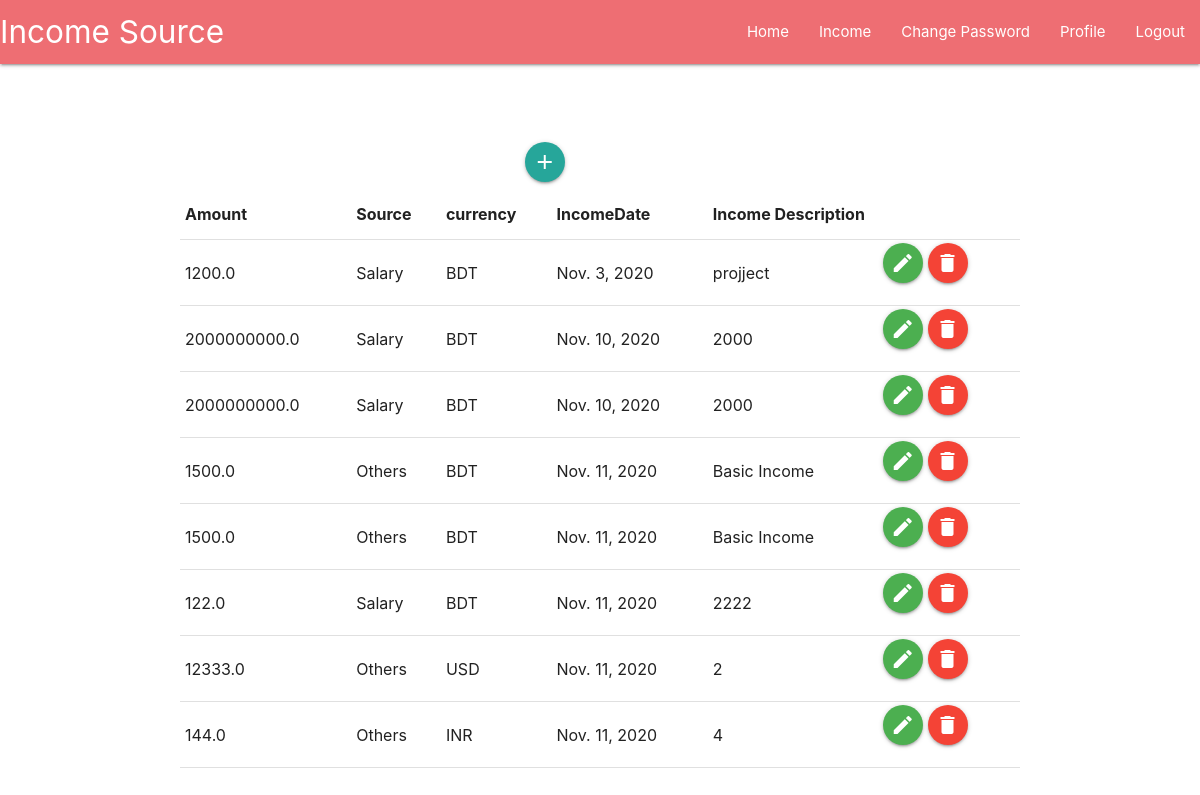
The app's page /Income/ (signed in), older data.
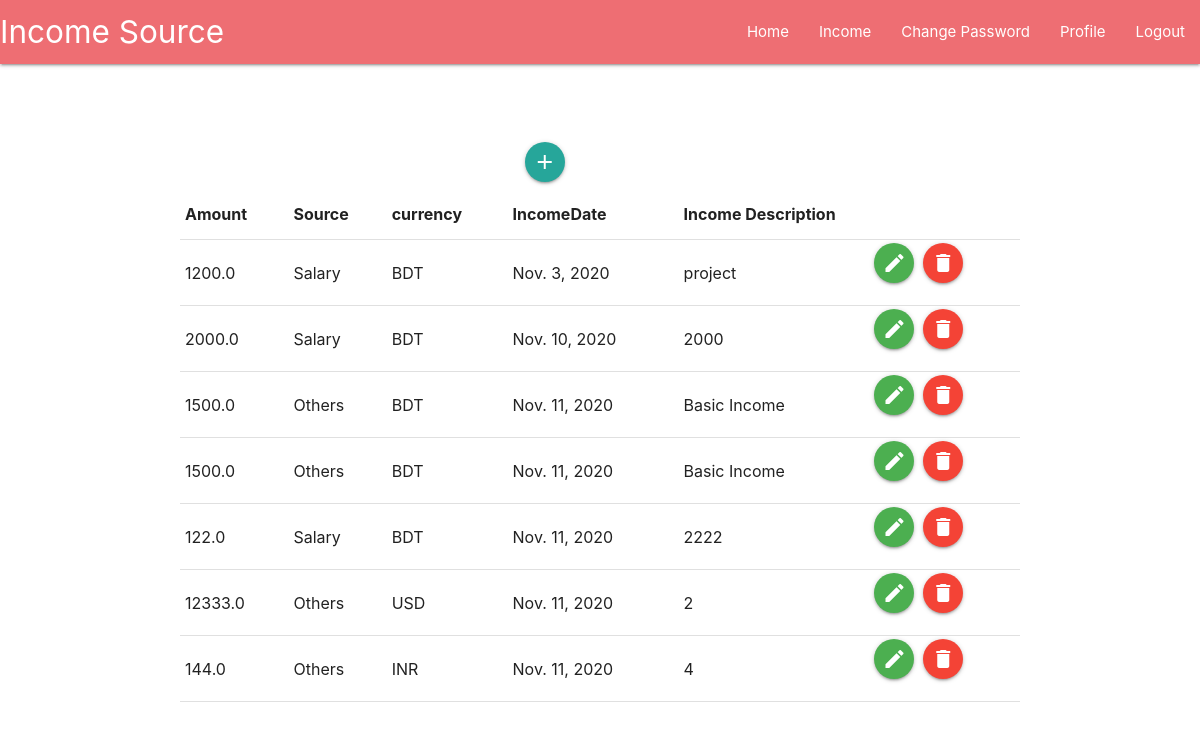
The same page, newer data.
### Income/models.py (models this page shows, shortened)
class Income(models.Model):
    Currency_CHOICES = (
        ('BDT', 'BDT'),
        ('INR', 'INR'),
        ('USD', 'USD'),
    )
    Source_CHOICES = (
        ('Salary', 'Salary'),
        ('Business', 'Business'),
        ('Others', 'Others'),
    )
    username = models.ForeignKey(User,on_delete=models.CASCADE)
    amount = models.FloatField()
    description = models.TextField(blank=True,null=True)
    Source = models.CharField(max_length=30,choices=Source_CHOICES)
    currency = models.CharField(max_length=30, choices=Currency_CHOICES)
    IncomeDate = models.DateField(auto_now_add=True)

### Income/views.py (the view)
# urls.py: path('Income/',views.IncomeView.as_view(),name='Income'),
class IncomeView(ListView):
    model = Income
    template_name = 'Income/IncomeList.html'
    context_object_name = 'Incomes'

### Income/templates/Income/IncomeList.html
{% extends 'SuperAdminNavbar.html' %}
{% load crispy_forms_tags %}
{% load materializecss %}
{% load static %}
{% block content %}
<br>
<br>
<br>
<br>
  <div class="row">
    <div class="col s12 m6">
      <div class="card">
        <div class="card-image">
          <a href="{% url 'IncomeCreate' %}" class="btn-floating halfway-fab waves-effect waves-light success"><i class="material-icons">add</i></a>
        </div>
      </div>
    </div>
  </div>
<table>
        <thead>
          <tr>
              <th>Amount</th>
              <th>Source</th>
              <th>currency</th>
              <th>IncomeDate</th>
              <th>Income Description</th>
              <th></th>
              <th></th>
          </tr>
        </thead>
        <tbody>
        {% for income in Incomes %}
            {% if income.username == user %}
              <tr>
                <td>{{ income.amount}}</td>
                <td>{{ income.Source}}</td>
                <td>{{ income.currency}}</td>
                <td>{{ income.IncomeDate}}</td>
                <td>{{ income.description}}</td>
                <td>
                  <div class="row">
                    <div class="col s12 m6">
                      <div class="card">
                        <div class="card-image">
                          <a href="{% url 'IncomeUpdate' income.id %}" class="btn-floating halfway-fab waves-effect waves-light green"><i class="material-icons">edit</i></a>
                        </div>
                      </div>
                    </div>
                  </div>
                </td><td>
                  <div class="row">
                    <div class="col s12 m6">
                      <div class="card">
                        <div class="card-image">
                          <a href="{% url 'IncomeDelete' income.id %}" class="btn-floating halfway-fab waves-effect waves-light red"><i class="material-icons">delete</i></a>
                        </div>
                      </div>
                    </div>
                  </div>
                </td>
              </tr>
            {% endif %}
        {% endfor %}
        </tbody>
      </table>
{% endblock %}

Row changes from the older to the newer data that the page shows:
removed Income: amount "2000000000.0", Source "Salary", currency "BDT", IncomeDate "Nov. 10, 2020", description "2000"
changed Income: description "projject" → "project"
changed Income "Nov. 10, 2020": amount "2000000000.0" → "2000.0"
